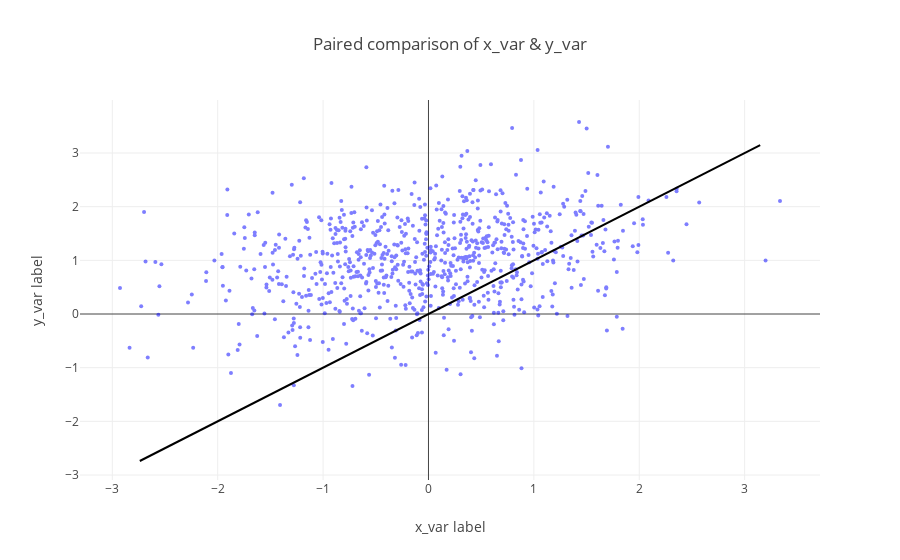

This figure's notebook cell:
### Markdown cell above
### Paired Scatterplot 

Plot scatterplot of paired samples.

##### TODO: Add statistical testing to see if paired difference exists (ie same tests as in plotHist)

### Code cell
data_source_1 = np.random.randn(800)
data_source_4 = .25*data_source_1 + 0.75*np.random.randn(800)+1

psp.corrPlot(data_source_1, data_source_4, names=['x_var', 'y_var'], addXYline=True, addCorr=False, addCorrLine=False, 
         title='Paired comparison of x_var & y_var', xlbl='x_var label', ylbl='y_var label')

### Figure 1 — Plotly figure (JSON) as saved in the notebook; plotly's stock layout.template omitted (floating-point values rounded to 4 significant figures; data arrays with more than 128 entries replaced by an {"elided": "..."} marker saying what was removed)
{"data": [{"legendgroup": null, "marker": {"color": "blue", "colorscale": "Portland", "showscale": false, "size": 4}, "mode": "markers", "name": "x_var", "opacity": 0.5, "text": "", "type": "scatter", "x": {"elided": "800 float values"}, "y": {"elided": "800 float values"}}, {"line": {"color": "black"}, "mode": "lines", "name": "X=Y", "showlegend": true, "type": "scatter", "x": [-2.739, 3.147], "y": [-2.739, 3.147]}], "layout": {"annotations": [], "hovermode": "closest", "showlegend": false, "title": "Paired comparison of x_var & y_var", "xaxis": {"title": "x_var label"}, "yaxis": {"title": "y_var label"}}}
